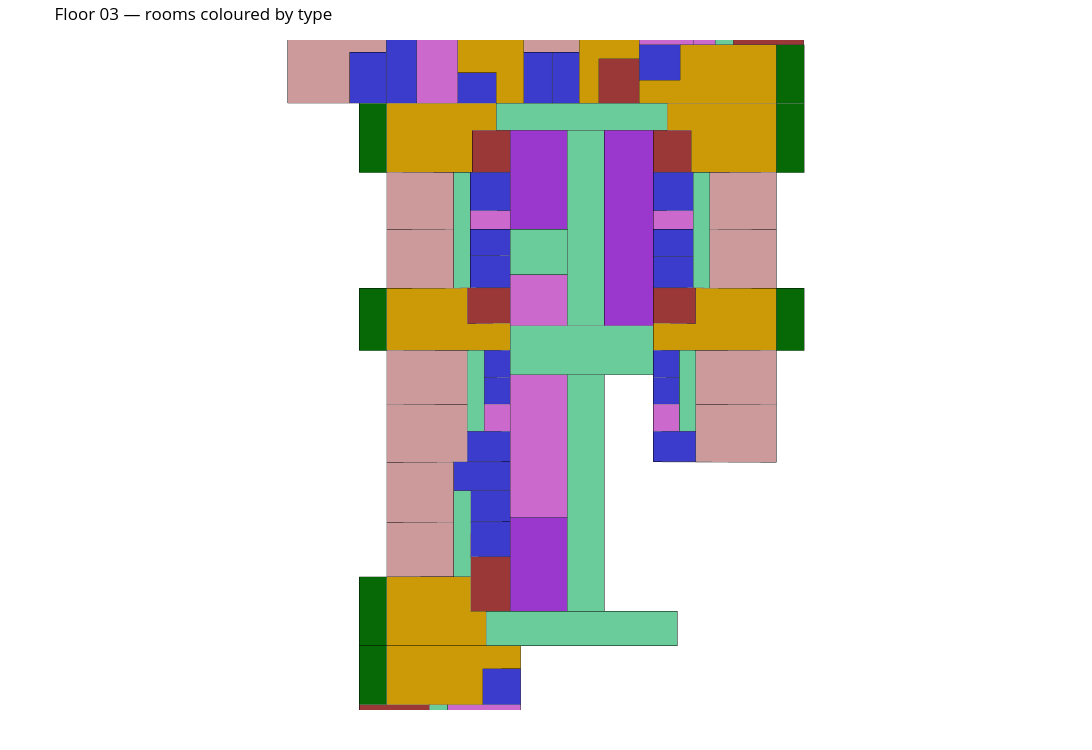

Notebook code for this chart:
### Markdown cell above
## 4. Visualise the room cells coloured by type

### Code cell
fig = Topology.Show(cells, faceColorKey="color", faceOpacity=0.85,
                    showEdges=True, edgeColor="black", edgeWidth=1,
                    showVertices=False, backgroundColor="white",
                    width=1100, height=750, showFigure=False, renderer=renderer)
fig.update_layout(
    title=dict(text="Floor 03 — rooms coloured by type", font=dict(color="black")),
    paper_bgcolor="white",
    scene=dict(aspectmode="data",
               xaxis=dict(color="black"), yaxis=dict(color="black"), zaxis=dict(color="black")),
    scene_camera=dict(projection=dict(type="orthographic"), eye=dict(x=0, y=0, z=2.2)))
fig.show(renderer=renderer)

# colour legend
print("Room-type colours:")
for t in present:
    print(f"  {t:11s} {ROOM_COLOR[t]}")
